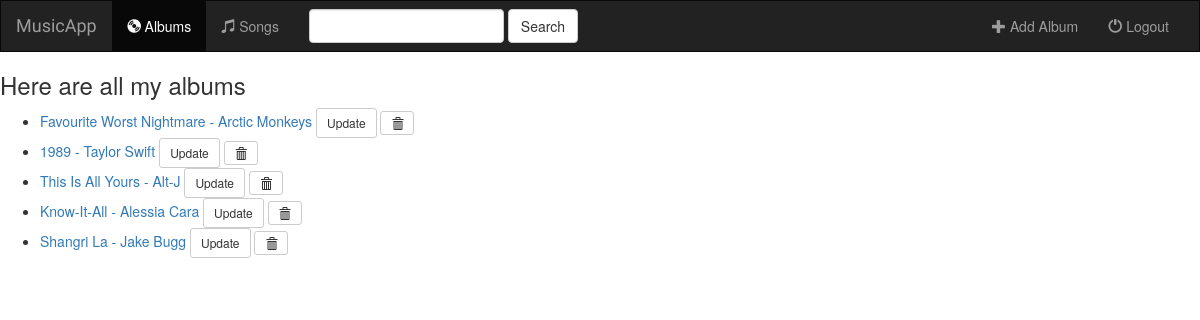
Page /web0/ on the earlier database version.
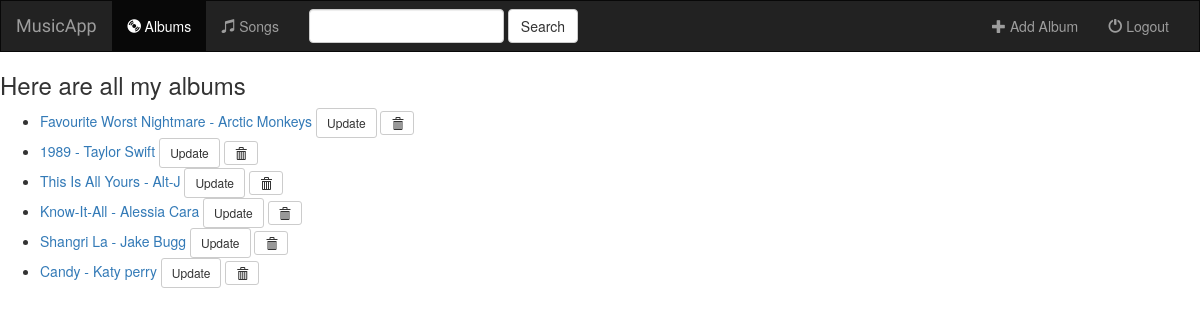
Same page on the later database version.
### web0/models.py (models this page shows, shortened)
class Album(models.Model):
	artist = models.CharField(max_length = 255)
	album_title = models.CharField(max_length = 255)
	genre = models.CharField(max_length = 255)
	album_logo = models.FileField()

### web0/views.py (the view)
class IndexView(generic.ListView):
	template_name = 'web0/index.html'
	context_object_name = 'all_albums'
	def get_queryset(self):
		return Album.objects.all()

### web0/templates/web0/index.html (shortened to what this page needs)
{% extends 'web0/base.html' %}
{% block body %}
	{% if all_albums %}
		<h3>Here are all my albums</h3>
		<ul>
			{% for album in all_albums%}
				<li>
					<a href="{% url 'web0:detail' album.id %}"> {{album.album_title}} - {{album.artist}} </a>
					<a href="{% url 'web0:album-update' album.id %}" class="btn btn-default btn-sm">
					Update
					</a>
					<form action="{% url 'web0:album-delete' album.id %}" method="post" style="display: inline;">
						<button type="submit" class="btn btn-default btn-sm">
							<span class="glyphicon glyphicon-trash"></span>
						</button>
					</form>
				</li>
			{% endfor %}
		</ul>
		{% else %}
		<h3>You don't have any albums</h3>
	{% endif %}
{% endblock%}

### web0/templates/web0/base.html (shortened to what this page needs)
{% load staticfiles %}
<html>
<head>
	<link rel="stylesheet" type="text/css" href="https://maxcdn.bootstrapcdn.com/bootstrap/3.3.7/css/bootstrap.min.css">
	<link rel="stylesheet" type="text/css" href="{%static 'web0/style.css'%}">
</head>
<body>
	<nav class="navbar navbar-inverse">
		<div class="container-fluid">
			<div class="navbar-header">
				<a class="navbar-brand" href="{% url 'web0:index'%}">
				MusicApp
				</a>
			</div>
			<div class="collapse navbar-collapse" id="topNavBar">
				<ul class="nav navbar-nav">
					<li class="active">
						<a href="{% url 'web0:index' %}">
						<span class="glyphicon glyphicon-cd" aria-hidden="true"></span> Albums
						</a>
					</li>
					<li class="#">
						<a href="#">
						<span class="glyphicon glyphicon-music" aria-hidden="true"></span> Songs
						</a>
					</li>
				</ul>
				<form class="navbar-form navbar-left" role="search" method="get" action="#">
					<div class="form-group">
						<input class="form-control" type="text" name="q" value="">
					</div>
					<button type="submit" class="btn btn-default">Search</button>
				</form>
				<ul class="nav navbar-nav navbar-right">
					<li class="#">
						<a href="{% url 'web0:album-add' %}">
						<span class="glyphicon glyphicon-plus" aria-hidden="true"></span> Add Album
						</a>
					</li>
					<li class="#">
						<a href="#">
						<span class="glyphicon glyphicon-off" aria-hidden="true"></span> Logout
						</a>
					</li>
				</ul>
			</div>
		</div>
	</nav>
	{%block body%}
	{%endblock%}
</body>
</html>

### web0/static/web0/style.css (style rules this page uses)
body { background: white url("images/background.jpg") }
.navbar { border-radius: 0; }
.navbar-brand { font-family: 'Satisfy', cursive; }

Differences in the rows shown:
added Album: album_title "Candy", artist "Katy perry"
